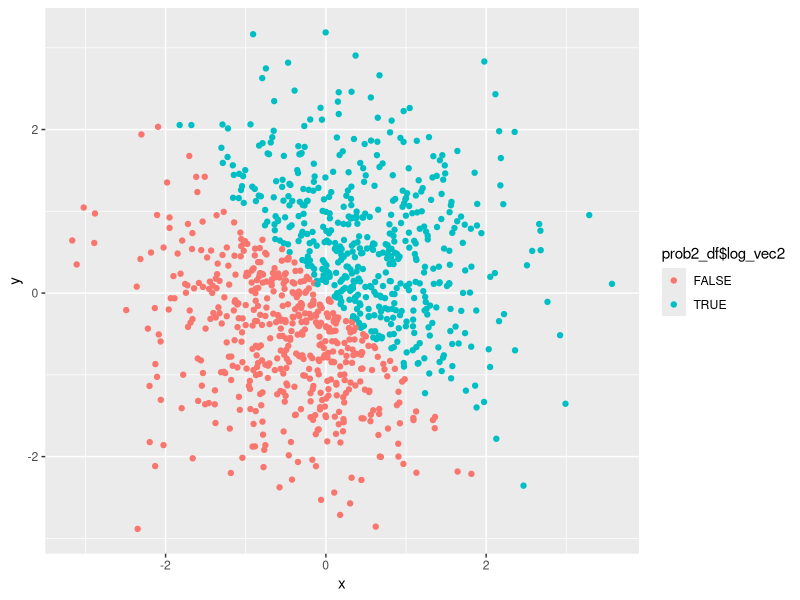
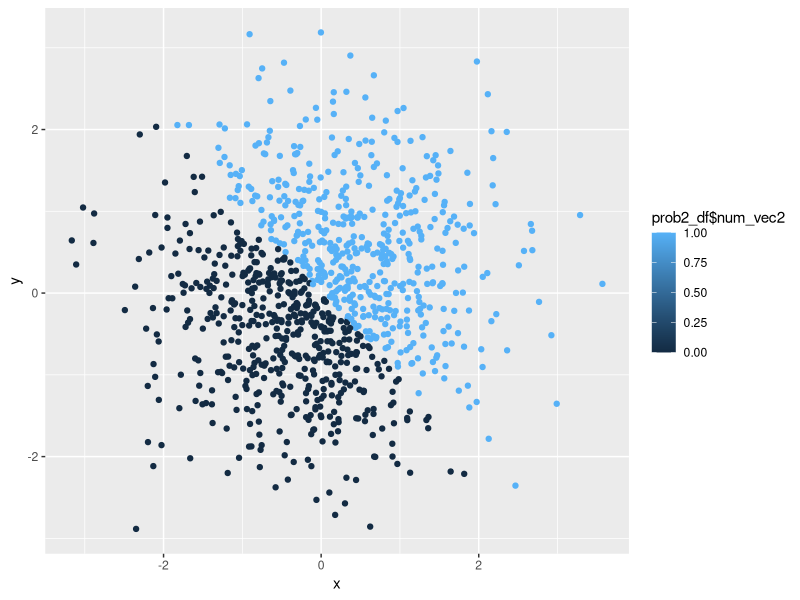
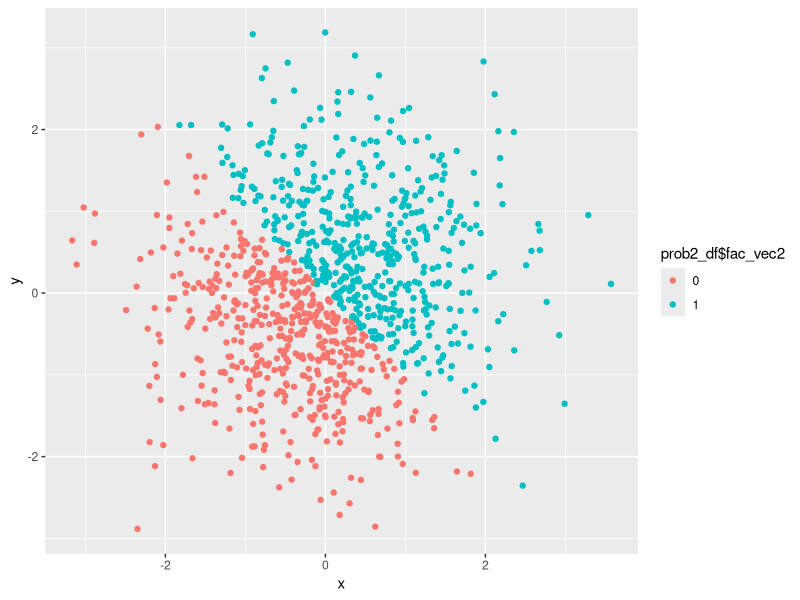

The R source for these figures, in order:
## ---- chunk 1
knitr::opts_chunk$set(echo = TRUE)

library(tidyverse)
## ---- chunk 2

prob1_df = tibble(
  rand_samp = runif(10, min = 0, max = 5),
  log_vec = rand_samp > 2,
  char_vec = LETTERS[1:10],
  fac_vec = factor(LETTERS[1:10])
)
## ---- chunk 3

mean_rand_samp <- mean(prob1_df$rand_samp)
mean_log_vec <- mean(prob1_df$log_vec)
mean_char_vec <- mean(prob1_df$char_vec)
mean_fac_vec <- mean(prob1_df$fac_vec)
## ---- chunk 4

char_to_fac <- as.factor(prob1_df$char_vec)
as.numeric(char_to_fac)

fac_to_char <- as.character(prob1_df$fac_vec)
as.numeric(fac_to_char)
## ---- chunk 5

library(tidyverse)

prob2_df = tibble(
  x = rnorm(1000),
  y = rnorm(1000),
  log_vec2 = (x + y > 0),
  num_vec2 = as.numeric(log_vec2),
  fac_vec2 = as.factor(num_vec2)
)
## ---- chunk 6

ggplot(prob2_df, aes(x = x, y = y)) +
  geom_point(aes(color = prob2_df$log_vec2))
## ---- chunk 7

ggplot(prob2_df, aes(x = x, y = y)) +
  geom_point(aes(color = prob2_df$num_vec2))
## ---- chunk 8

ggplot(prob2_df, aes(x = x, y = y)) +
  geom_point(aes(color = prob2_df$fac_vec2))
